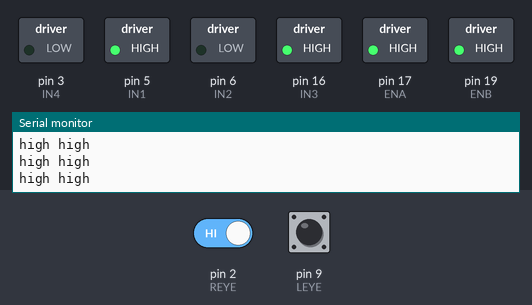
Bench run of a sketch on a simulated Arduino Uno, built with avr-gcc and run on an emulated ATmega328P. Parts: switched loads named in the sketch (green lamp = pin HIGH), the last lines printed to the serial monitor. The inputs (shaded band) are chosen by the test bench; at power-on: pin 2 (REYE) HIGH, pin 9 (LEYE) HIGH.

Above: at 1.2 s.
1.3 s: pin 2 (REYE) driven LOW
At 1.52 s:
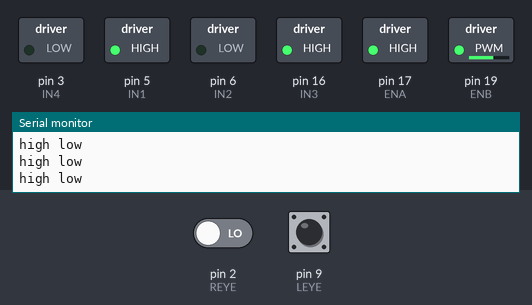
4.3 s: pin 9 (LEYE) driven LOW
At 4.7 s:
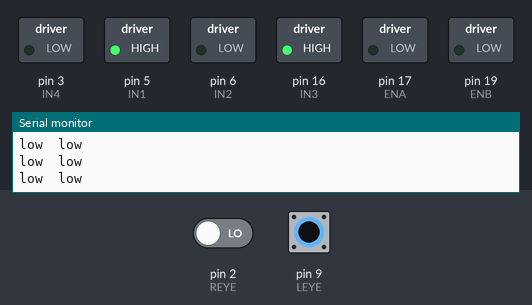
5.8 s: pin 2 (REYE) driven HIGH
8.8 s: pin 9 (LEYE) driven HIGH
At 9.6 s:
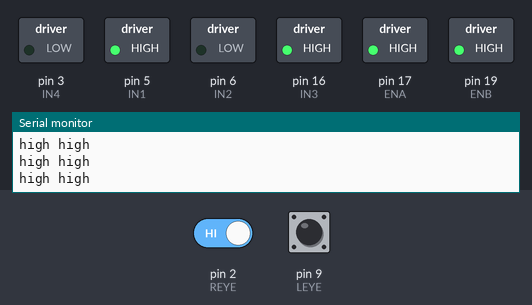
10.3 s: pin 2 (REYE) driven LOW
13.3 s: pin 9 (LEYE) pulsed LOW 2 times (0.12 s each, 0.3 s apart)
At 13.55 s:
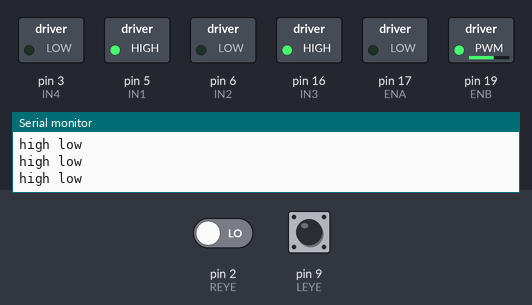
Timing chart, 0 to 17.3 s (numbered marks = the images above; inputs shaded):
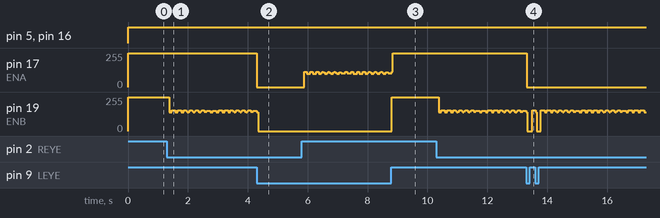

The sketch:

3.2_IR_sensors_speed_motors.ino
```cpp
// NOT AS EFFECTIVE

// IR sensors
const int LEYE = 9;
const int REYE = 2;


// Motors
// direction control

// left
const int IN1 = 5;
const int IN2 = 6;
// right
const int IN3 = 16;
const int IN4 = 3;

// speed control
const int ENA = 17;
const int ENB = 19;


void setup() {
  // put your setup code here, to run once:

  // IR sensors
  Serial.begin(9600);

  pinMode( LEYE, INPUT );
  pinMode( REYE, INPUT );

  // Motors
  pinMode (IN1, OUTPUT);
  pinMode (IN2, OUTPUT);
  pinMode (IN3, OUTPUT);
  pinMode (IN4, OUTPUT);
  pinMode (ENA, OUTPUT);
  pinMode (ENB, OUTPUT);

}

void loop() {
  // put your main code here, to run repeatedly:


  int eyeValueL = digitalRead( LEYE );
  int eyeValueR = digitalRead( REYE );


  // Left side

  if( eyeValueL == LOW ){  // HIGH SPEED
    Serial.print("low  ");

    analogWrite(ENA, 80);
    digitalWrite(IN1, HIGH);
    digitalWrite(IN2, LOW);

  }else{    // LOW SPEED
    Serial.print("high ");

    analogWrite(ENB, 200);
    digitalWrite(IN3, HIGH);
    digitalWrite(IN4, LOW);
  }

  // Right side

    if( eyeValueR == LOW ){    // HIGH SPEED
    Serial.println("low  ");

    analogWrite(ENB, 80);
    digitalWrite(IN3, HIGH);
    digitalWrite(IN4, LOW);

  }else{    // LOW SPEED
    Serial.println("high ");

    analogWrite(ENA, 200);
    digitalWrite(IN1, HIGH);
    digitalWrite(IN2, LOW);
  }

}
```

Measured:
- after the input at 4.3 s, pin 17 (ENA): 255/255 → 0/255 at once
- after the input at 8.8 s, pin 19 (ENB): 0/255 → 255/255 at once
- after the input at 13.3 s, pin 17 (ENA): 255/255 → 0/255 at once
